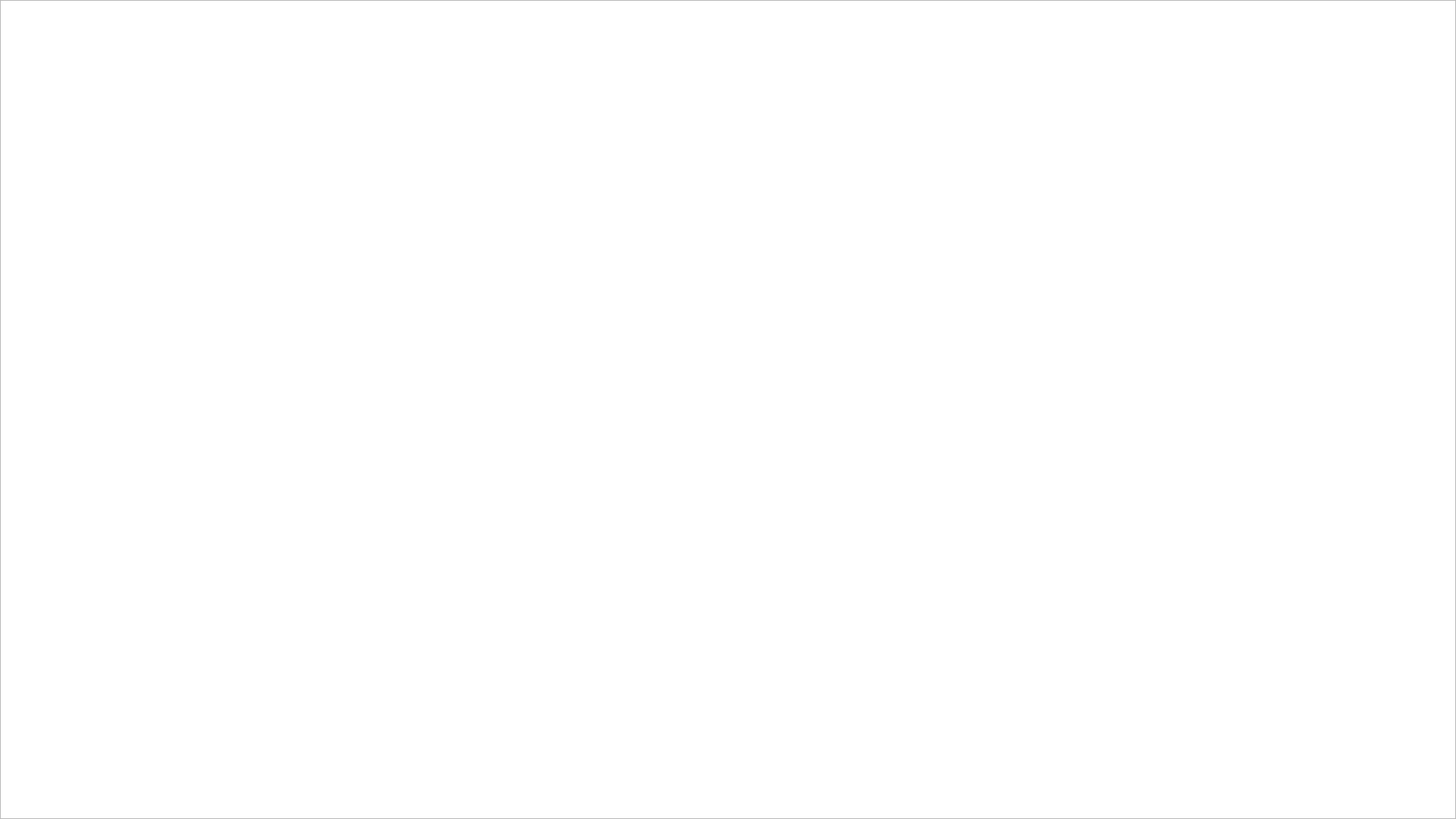
<?xml version="1.0" encoding="UTF-8"?>
<ui version="4.0">
 <class>TeladoJogo</class>
 <widget class="QDialog" name="TeladoJogo">
  <property name="enabled">
   <bool>true</bool>
  </property>
  <property name="geometry">
   <rect>
    <x>0</x>
    <y>0</y>
    <width>1920</width>
    <height>1080</height>
   </rect>
  </property>
  <property name="minimumSize">
   <size>
    <width>1920</width>
    <height>1080</height>
   </size>
  </property>
  <property name="windowTitle">
   <string>RunningCat</string>
  </property>
  <property name="windowOpacity">
   <double>1.000000000000000</double>
  </property>
  <property name="autoFillBackground">
   <bool>false</bool>
  </property>
  <property name="styleSheet">
   <string notr="true">
background-image: url(:/imagens/background.jpg);</string>
  </property>
  <property name="sizeGripEnabled">
   <bool>false</bool>
  </property>
  <property name="modal">
   <bool>false</bool>
  </property>
  <widget class="QGraphicsView" name="graphicsView">
   <property name="enabled">
    <bool>true</bool>
   </property>
   <property name="geometry">
    <rect>
     <x>0</x>
     <y>0</y>
     <width>1920</width>
     <height>1080</height>
    </rect>
   </property>
   <property name="palette">
    <palette>
     <active>
      <colorrole role="WindowText">
       <brush brushstyle="SolidPattern">
        <color alpha="255">
         <red>170</red>
         <green>85</green>
         <blue>255</blue>
        </color>
       </brush>
      </colorrole>
      <colorrole role="Text">
       <brush brushstyle="SolidPattern">
        <color alpha="255">
         <red>170</red>
         <green>85</green>
         <blue>255</blue>
        </color>
       </brush>
      </colorrole>
      <colorrole role="ButtonText">
       <brush brushstyle="SolidPattern">
        <color alpha="255">
         <red>170</red>
         <green>85</green>
         <blue>255</blue>
        </color>
       </brush>
      </colorrole>
      <colorrole role="PlaceholderText">
       <brush brushstyle="SolidPattern">
        <color alpha="128">
         <red>170</red>
         <green>85</green>
         <blue>255</blue>
        </color>
       </brush>
      </colorrole>
     </active>
     <inactive>
      <colorrole role="WindowText">
       <brush brushstyle="SolidPattern">
        <color alpha="255">
         <red>170</red>
         <green>85</green>
         <blue>255</blue>
        </color>
       </brush>
      </colorrole>
      <colorrole role="Text">
       <brush brushstyle="SolidPattern">
        <color alpha="255">
         <red>170</red>
         <green>85</green>
         <blue>255</blue>
        </color>
       </brush>
      </colorrole>
      <colorrole role="ButtonText">
       <brush brushstyle="SolidPattern">
        <color alpha="255">
         <red>170</red>
         <green>85</green>
         <blue>255</blue>
        </color>
       </brush>
      </colorrole>
      <colorrole role="PlaceholderText">
       <brush brushstyle="SolidPattern">
        <color alpha="128">
         <red>170</red>
         <green>85</green>
         <blue>255</blue>
        </color>
       </brush>
      </colorrole>
     </inactive>
     <disabled>
      <colorrole role="WindowText">
       <brush brushstyle="SolidPattern">
        <color alpha="255">
         <red>170</red>
         <green>85</green>
         <blue>255</blue>
        </color>
       </brush>
      </colorrole>
      <colorrole role="Text">
       <brush brushstyle="SolidPattern">
        <color alpha="255">
         <red>170</red>
         <green>85</green>
         <blue>255</blue>
        </color>
       </brush>
      </colorrole>
      <colorrole role="ButtonText">
       <brush brushstyle="SolidPattern">
        <color alpha="255">
         <red>170</red>
         <green>85</green>
         <blue>255</blue>
        </color>
       </brush>
      </colorrole>
      <colorrole role="PlaceholderText">
       <brush brushstyle="SolidPattern">
        <color alpha="128">
         <red>170</red>
         <green>85</green>
         <blue>255</blue>
        </color>
       </brush>
      </colorrole>
     </disabled>
    </palette>
   </property>
   <property name="mouseTracking">
    <bool>false</bool>
   </property>
   <property name="acceptDrops">
    <bool>false</bool>
   </property>
   <property name="autoFillBackground">
    <bool>true</bool>
   </property>
   <property name="styleSheet">
    <string notr="true">color: rgb(170, 85, 255);</string>
   </property>
   <property name="backgroundBrush">
    <brush brushstyle="NoBrush">
     <color alpha="20">
      <red>223</red>
      <green>235</green>
      <blue>114</blue>
     </color>
    </brush>
   </property>
   <property name="interactive">
    <bool>true</bool>
   </property>
   <property name="sceneRect">
    <rectf>
     <x>0.000000000000000</x>
     <y>0.000000000000000</y>
     <width>0.000000000000000</width>
     <height>0.000000000000000</height>
    </rectf>
   </property>
  </widget>
 </widget>
 <resources/>
 <connections/>
</ui>
